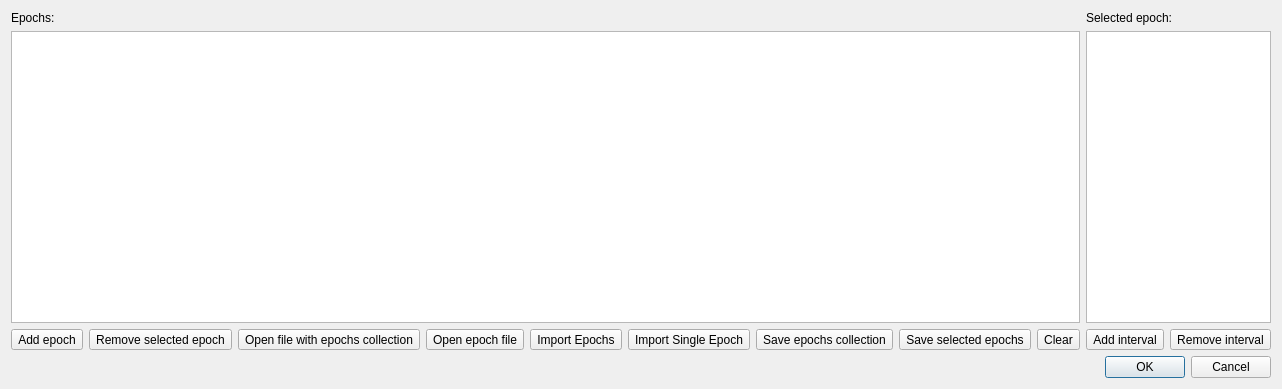
<?xml version="1.0" encoding="UTF-8"?>
<ui version="4.0">
 <class>EpochEditorDialog</class>
 <widget class="QDialog" name="EpochEditorDialog">
  <property name="geometry">
   <rect>
    <x>0</x>
    <y>0</y>
    <width>673</width>
    <height>389</height>
   </rect>
  </property>
  <property name="windowTitle">
   <string>Epochs Editor</string>
  </property>
  <layout class="QVBoxLayout" name="verticalLayout_3">
   <item>
    <layout class="QHBoxLayout" name="horizontalLayout_3">
     <item>
      <layout class="QVBoxLayout" name="verticalLayout">
       <item>
        <widget class="QLabel" name="label">
         <property name="text">
          <string>Epochs:</string>
         </property>
        </widget>
       </item>
       <item>
        <widget class="QListView" name="epochsListView"/>
       </item>
       <item>
        <layout class="QHBoxLayout" name="horizontalLayout">
         <item>
          <widget class="QToolButton" name="addEpochToolButton">
           <property name="toolTip">
            <string>Add epoch</string>
           </property>
           <property name="statusTip">
            <string>Add epoch</string>
           </property>
           <property name="whatsThis">
            <string>Add epoch</string>
           </property>
           <property name="text">
            <string>Add epoch</string>
           </property>
           <property name="icon">
            <iconset theme="list-add">
             <normaloff>.</normaloff>.</iconset>
           </property>
          </widget>
         </item>
         <item>
          <widget class="QToolButton" name="removeEpochToolButton">
           <property name="toolTip">
            <string>Remove selected epoch</string>
           </property>
           <property name="statusTip">
            <string>Remove selected epoch</string>
           </property>
           <property name="whatsThis">
            <string>Remove selected epoch</string>
           </property>
           <property name="text">
            <string>Remove selected epoch</string>
           </property>
           <property name="icon">
            <iconset theme="list-remove">
             <normaloff>.</normaloff>.</iconset>
           </property>
          </widget>
         </item>
         <item>
          <widget class="QToolButton" name="epochsFileChooserToolButton">
           <property name="toolTip">
            <string>Open file with epochs collection</string>
           </property>
           <property name="statusTip">
            <string>Open file with epochs collection</string>
           </property>
           <property name="whatsThis">
            <string>Open file with epochs collection</string>
           </property>
           <property name="text">
            <string>Open file with epochs collection</string>
           </property>
           <property name="icon">
            <iconset theme="project-open">
             <normaloff>../systems</normaloff>../systems</iconset>
           </property>
          </widget>
         </item>
         <item>
          <widget class="QToolButton" name="openEpochFileToolButton">
           <property name="toolTip">
            <string>Open epoch file</string>
           </property>
           <property name="statusTip">
            <string>Open epoch file</string>
           </property>
           <property name="whatsThis">
            <string>Open epoch file</string>
           </property>
           <property name="text">
            <string>Open epoch file</string>
           </property>
           <property name="icon">
            <iconset theme="document-open"/>
           </property>
          </widget>
         </item>
         <item>
          <widget class="QToolButton" name="importEpochsToolButton">
           <property name="toolTip">
            <string>Import epochs collection from workspace</string>
           </property>
           <property name="statusTip">
            <string>Import epochs collection from workspace</string>
           </property>
           <property name="whatsThis">
            <string>Import epochs collection from workspace</string>
           </property>
           <property name="text">
            <string>Import Epochs</string>
           </property>
           <property name="icon">
            <iconset theme="download">
             <normaloff>.</normaloff>.</iconset>
           </property>
          </widget>
         </item>
         <item>
          <widget class="QToolButton" name="toolButton">
           <property name="toolTip">
            <string>Import single epoch from workspace</string>
           </property>
           <property name="statusTip">
            <string>Import single epoch from workspace</string>
           </property>
           <property name="whatsThis">
            <string>Import single epoch from workspace</string>
           </property>
           <property name="text">
            <string>Import Single Epoch</string>
           </property>
           <property name="icon">
            <iconset theme="document-import"/>
           </property>
          </widget>
         </item>
         <item>
          <widget class="QToolButton" name="saveEpochsCollection">
           <property name="toolTip">
            <string>Save epochs collection to file</string>
           </property>
           <property name="statusTip">
            <string>Save epochs collection to file</string>
           </property>
           <property name="whatsThis">
            <string>Save epochs collection to file</string>
           </property>
           <property name="text">
            <string>Save epochs collection</string>
           </property>
           <property name="icon">
            <iconset theme="document-save"/>
           </property>
          </widget>
         </item>
         <item>
          <widget class="QToolButton" name="saveEpochToolButton">
           <property name="toolTip">
            <string>Save selected epochs to file</string>
           </property>
           <property name="statusTip">
            <string>Save selected epochs to file</string>
           </property>
           <property name="whatsThis">
            <string>Save selected epochs to file</string>
           </property>
           <property name="text">
            <string>Save selected epochs</string>
           </property>
           <property name="icon">
            <iconset theme="document-save-all"/>
           </property>
          </widget>
         </item>
         <item>
          <widget class="QToolButton" name="clearProtocolsToolButton">
           <property name="toolTip">
            <string>Remove all epochs</string>
           </property>
           <property name="statusTip">
            <string>Remove all epochs</string>
           </property>
           <property name="whatsThis">
            <string>Remove all epochs</string>
           </property>
           <property name="text">
            <string>Clear</string>
           </property>
           <property name="icon">
            <iconset theme="edit-clear-all">
             <normaloff>.</normaloff>.</iconset>
           </property>
          </widget>
         </item>
         <item>
          <spacer name="horizontalSpacer_2">
           <property name="orientation">
            <enum>Qt::Horizontal</enum>
           </property>
           <property name="sizeHint" stdset="0">
            <size>
             <width>40</width>
             <height>20</height>
            </size>
           </property>
          </spacer>
         </item>
        </layout>
       </item>
      </layout>
     </item>
     <item>
      <layout class="QVBoxLayout" name="verticalLayout_2">
       <item>
        <widget class="QLabel" name="label_2">
         <property name="text">
          <string>Selected epoch:</string>
         </property>
        </widget>
       </item>
       <item>
        <widget class="QTableView" name="epochTableView"/>
       </item>
       <item>
        <layout class="QHBoxLayout" name="horizontalLayout_2">
         <item>
          <widget class="QToolButton" name="addEpochIntervalToolButton">
           <property name="toolTip">
            <string>Add interval</string>
           </property>
           <property name="statusTip">
            <string>Add interval</string>
           </property>
           <property name="whatsThis">
            <string>Add interval</string>
           </property>
           <property name="text">
            <string>Add interval</string>
           </property>
           <property name="icon">
            <iconset theme="list-add">
             <normaloff>.</normaloff>.</iconset>
           </property>
          </widget>
         </item>
         <item>
          <widget class="QToolButton" name="removeEpochIntervalToolButton">
           <property name="toolTip">
            <string>Remove interval</string>
           </property>
           <property name="statusTip">
            <string>Remove interval</string>
           </property>
           <property name="whatsThis">
            <string>Remove interval</string>
           </property>
           <property name="text">
            <string>Remove interval</string>
           </property>
           <property name="icon">
            <iconset theme="list-remove">
             <normaloff>.</normaloff>.</iconset>
           </property>
          </widget>
         </item>
         <item>
          <spacer name="horizontalSpacer">
           <property name="orientation">
            <enum>Qt::Horizontal</enum>
           </property>
           <property name="sizeHint" stdset="0">
            <size>
             <width>40</width>
             <height>20</height>
            </size>
           </property>
          </spacer>
         </item>
        </layout>
       </item>
      </layout>
     </item>
    </layout>
   </item>
   <item>
    <widget class="QDialogButtonBox" name="buttonBox">
     <property name="orientation">
      <enum>Qt::Horizontal</enum>
     </property>
     <property name="standardButtons">
      <set>QDialogButtonBox::Cancel|QDialogButtonBox::Ok</set>
     </property>
    </widget>
   </item>
  </layout>
 </widget>
 <resources/>
 <connections>
  <connection>
   <sender>buttonBox</sender>
   <signal>accepted()</signal>
   <receiver>EpochEditorDialog</receiver>
   <slot>accept()</slot>
   <hints>
    <hint type="sourcelabel">
     <x>248</x>
     <y>254</y>
    </hint>
    <hint type="destinationlabel">
     <x>157</x>
     <y>274</y>
    </hint>
   </hints>
  </connection>
  <connection>
   <sender>buttonBox</sender>
   <signal>rejected()</signal>
   <receiver>EpochEditorDialog</receiver>
   <slot>reject()</slot>
   <hints>
    <hint type="sourcelabel">
     <x>316</x>
     <y>260</y>
    </hint>
    <hint type="destinationlabel">
     <x>286</x>
     <y>274</y>
    </hint>
   </hints>
  </connection>
 </connections>
</ui>
